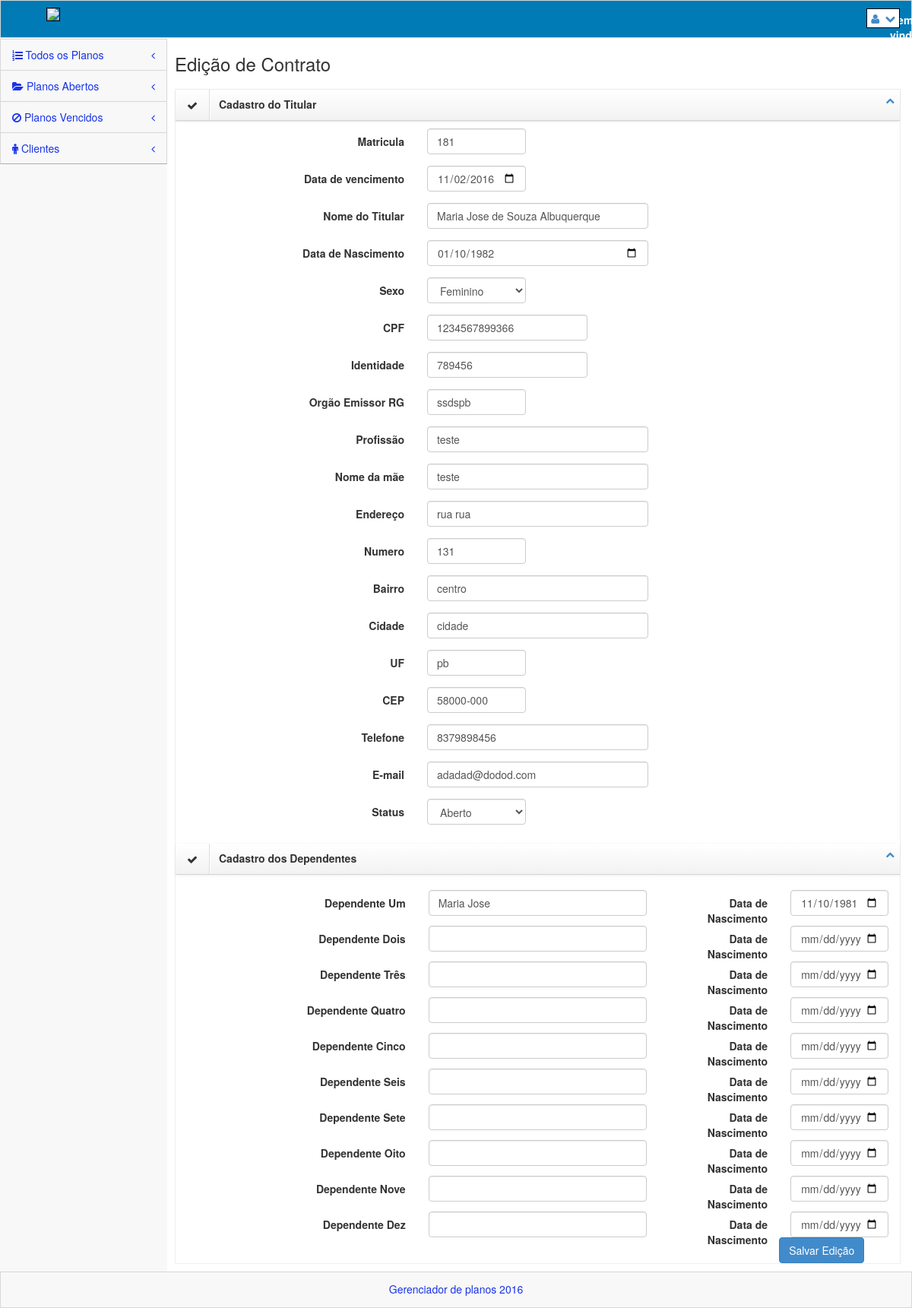
/views/editarcontrato.php?cod=181 (signed in), run on an earlier commit of the app's database.
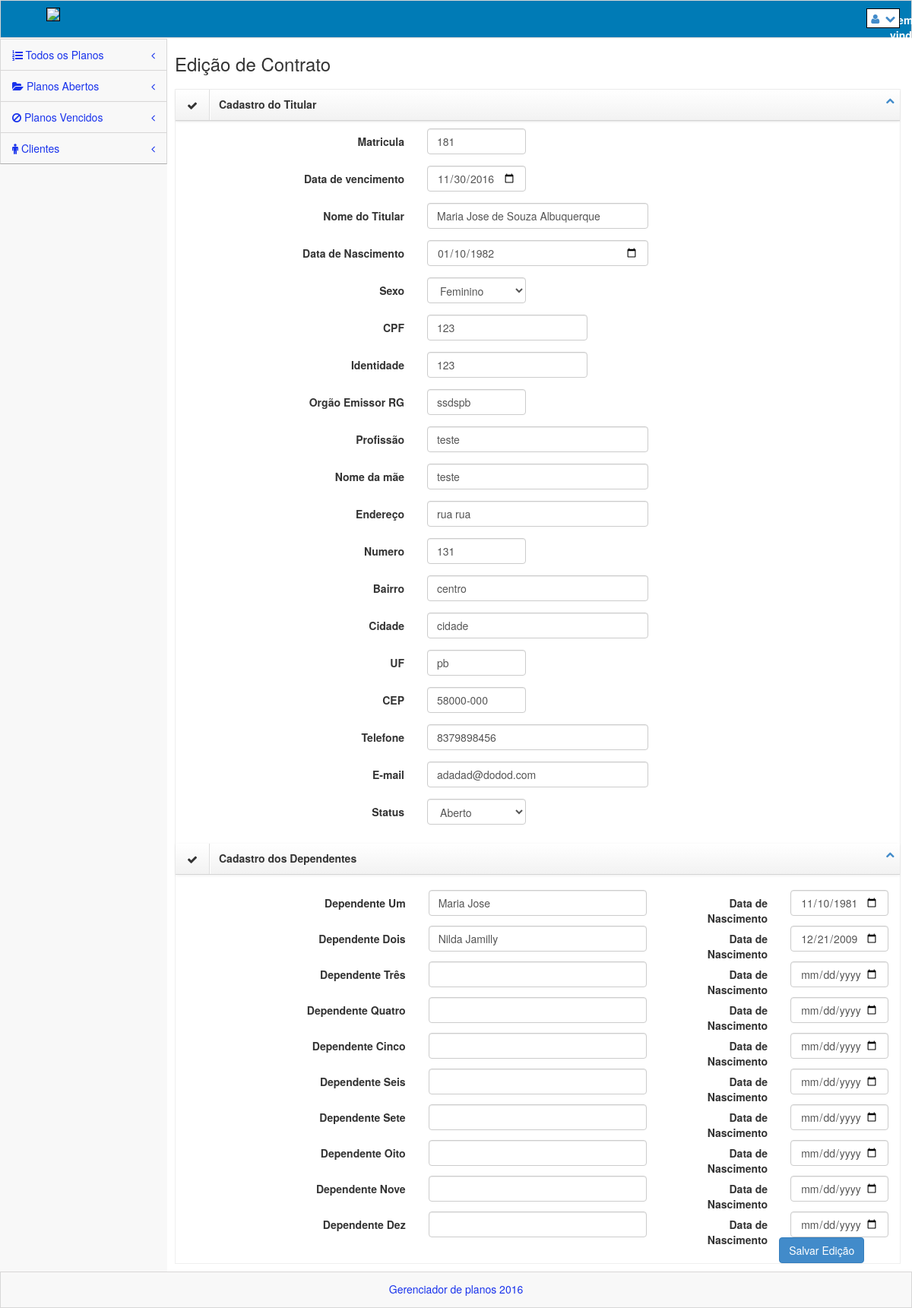
And on a later commit of the database.
### tables this page shows
CREATE TABLE `planos` (
  `id` int(11) NOT NULL,
  `matricula` varchar(50) NOT NULL,
  `dtabertura` date NOT NULL,
  `dtvencimento` date NOT NULL,
  `ntitular` varchar(200) NOT NULL,
  `sexo` varchar(20) NOT NULL,
  `dtnasc` date NOT NULL,
  `cpf` varchar(20) NOT NULL,
  `rg` varchar(20) NOT NULL,
  `org` varchar(10) NOT NULL,
  `profissao` varchar(30) NOT NULL,
  `mae` varchar(100) NOT NULL,
  `endereco` varchar(100) NOT NULL,
  `num` varchar(10) NOT NULL,
  `bairro` varchar(30) NOT NULL,
  `cidade` varchar(50) NOT NULL,
  `uf` varchar(5) NOT NULL,
  `cep` varchar(20) NOT NULL,
  `telefone` varchar(50) NOT NULL,
  `email` varchar(50) NOT NULL,
  `status` varchar(20) NOT NULL,
  `ndep1` varchar(200) NOT NULL,
  `data1` date DEFAULT NULL,
  `ndep2` varchar(200) NOT NULL,
  `data2` date NOT NULL,
  `ndep3` varchar(200) NOT NULL,
  `data3` date NOT NULL,
  `ndep4` varchar(200) NOT NULL,
  `data4` date NOT NULL,
  `ndep5` varchar(200) NOT NULL,
  `data5` date NOT NULL,
  `ndep6` varchar(200) NOT NULL,
  `data6` date NOT NULL,
  `ndep7` varchar(200) NOT NULL,
  `data7` date NOT NULL,
  `ndep8` varchar(200) NOT NULL,
  `data8` date NOT NULL,
  `ndep9` varchar(200) NOT NULL,
  `data9` date NOT NULL,
  `ndep10` varchar(200) NOT NULL,
  `data10` date NOT NULL
);

### model/Contrato.class.php (called while the page is built, shortened)
<?php
    require_once 'Conexao.class.php';
class Contrato{
    private $con;
    function __construct() {
        $conexao = new Conexao();
        $this->con = $conexao->getConexao();
    }
    function buscaContrato($mat){
        $result = $this->con->query("SELECT * FROM planos WHERE matricula = '{$mat}'");
        if($result->rowCount() > 0){
            return $result->fetch(PDO::FETCH_ASSOC);
        }
    }
}
?>

### model/Conexao.class.php (called while the page is built)
<?php
class Conexao {
    public static $instance;
    public static function getConexao() {
        if (!isset(self::$instance)) {
            self::$instance = new PDO('mysql:host=localhost;dbname=apcef', 'root', '');
        }
        return self::$instance;
}
}

### controller/Controller.class.php (called while the page is built, shortened)
<?php
class Controller {
    function buscarContrato($cod){
        $chm = new Contrato();
        $result = $chm->buscaContrato($cod);
        return $result;
    }
}

### views/editarcontrato.php (the view, shortened to what the changed rows need)
<?php
    include_once '../controller/Controller.class.php';
    include_once '../model/Contrato.class.php';
    $c = new Controller();
    $c->logouf();
    $mat = $_REQUEST['cod'];
    $contrato = $c->buscarContrato($mat);
?>
<!DOCTYPE html>
 <html lang="pt-br">
<head>
    <link rel="stylesheet" href="../plugins/bootstrap/css/bootstrap.css" />
    <link rel="stylesheet" href="../css/main.css" />
    <link rel="stylesheet" href="../css/theme.css" />
    <link rel="stylesheet" href="../css/MoneAdmin.css" />
    <link rel="stylesheet" href="../plugins/Font-Awesome/css/font-awesome.css" />
     <link rel="stylesheet" href="../plugins/validationengine/css/validationEngine.jquery.css" />
</head>
<body class="padTop53 ">
    <div id="wrap">
        <div id="content">
                <div class="inner">
                    <div class="row" >
                        <div class="col-lg-12">
                            <div class="box">
                                    <form action="#" class="form-horizontal" id="block-validate">
                                        <div id="collapseOne" class="accordion-body collapse in body">
                                        <div class="form-group" >
                                            <div class="col-lg-2">
                                                <input type="text" id="matricula" name="cod" value="<?php echo $contrato['matricula']; ?>" class="form-control"/>
                                            </div>
                                        </div>
                                            <div class="form-group" >
                                                <div class="col-lg-2">
                                                    <input type="date" id="dtvenc" name="dtvenc" value="<?php echo $contrato['dtvencimento']; ?>" class="form-control"/>
                                                </div>
                                            </div>
                                        <div class="form-group">
                                            <div class="col-lg-4">
                                                <input type="text" id="titular" name="ntitular" class="form-control" value="<?php echo $contrato['ntitular']; ?>"  />
                                            </div>
                                        </div>
                                        <div class="form-group">
                                            <div class="col-lg-4">
                                                <input type="date" id="dtnasc" name="dtnasc" class="form-control" value="<?php echo $contrato['dtnasc']; ?>"/>
                                            </div>
                                        </div>
                                            <div class="form-group">
                                            <div class="col-lg-3">
                                                <input type="text" id="cpf" name="cpf" class="form-control" value="<?php echo $contrato['cpf']; ?>" />
                                            </div>
                                        </div>
                                        <div class="form-group">
                                            <div class="col-lg-3">
                                                <input type="text" id="rg" name="rg" class="form-control" value="<?php echo $contrato['rg']; ?>" />
                                            </div>
                                        </div>
                                        <div class="form-group">
                                            <div class="col-lg-2">
                                                <input type="text" id="org" name="org" class="form-control" value="<?php echo $contrato['org']; ?>" />
                                            </div>
                                        </div>
                                        <div class="form-group">
                                            <div class="col-lg-4">
                                                <input type="text" id="profissao" name="profissao" class="form-control" value="<?php echo $contrato['profissao']; ?>" />
                                            </div>
                                        </div>
                                        <div class="form-group">
                                            <div class="col-lg-4">
                                                <input type="text" id="mae" name="mae" class="form-control" value="<?php echo $contrato['mae']; ?>"/>
                                            </div>
                                        </div>
                                        <div class="form-group">
                                            <div class="col-lg-4">
                                                <input type="text" id="end" name="end" class="form-control" value="<?php echo $contrato['endereco']; ?>"/>
                                            </div>
                                        </div>
                                        <div class="form-group">
                                            <div class="col-lg-2">
                                                <input type="text" id="num" name="num" class="form-control" value="<?php echo $contrato['num']; ?>"/>
                                            </div>
                                        </div>
                                        <div class="form-group">
                                            <div class="col-lg-4">
                                                <input type="text" id="bairro" name="bairro" class="form-control" value="<?php echo $contrato['bairro']; ?>"/>
                                            </div>
                                        </div>
                                        <div class="form-group">
                                            <div class="col-lg-4">
                                                <input type="text" id="cidade" name="cidade" class="form-control" value="<?php echo $contrato['cidade']; ?>"/>
                                            </div>
                                        </div>
                                        <div class="form-group">
                                            <div class="col-lg-2">
                                                <input type="text" id="uf" name="uf" class="form-control" value="<?php echo $contrato['uf']; ?>"/>
                                            </div>
                                        </div>
                                        <div class="form-group">
                                            <div class="col-lg-2">
                                                <input type="text" id="cep" name="cep" class="form-control" value="<?php echo $contrato['cep']; ?>"/>
                                            </div>
                                        </div>
                                        <div class="form-group">
                                            <div class="col-lg-4">
                                                <input type="text" id="telefone" name="telefone" class="form-control" value="<?php echo $contrato['telefone']; ?>"/>
                                            </div>
                                        </div>
                                        <div class="form-group">
                                            <div class="col-lg-4">
                                                <input type="email" id="email" name="email" class="form-control" value="<?php echo $contrato['email']; ?>"/>
                                            </div>
                                        </div>
                                            <div class="form-group">
                                                <div class="col-lg-2">
                                                    <select name="status" id="ption" class="validate[required] form-control" required>
                                                        <?php if($contrato['status'] == 'aberto'): ?>
                                                        <option value="aberto">Aberto</option>
                                                        <?php endif; ?>
                                                    </select>
                                                </div>
                                            </div>
                                        </div>
                                        <br />
                                        <div class="col-lg-4">
                                            <input type="text" id="dp1" name="dp1" class="form-control" value="<?php echo $contrato['ndep1']; ?>"/>
                                        </div>
                                        <div class="col-lg-2">
                                            <input type="date" id="dtnasc1" name="dtnasc1" class="form-control" value="<?php echo $contrato['data1']; ?>">
                                        </div>
                                        <div class="col-lg-4">
                                            <input type="text" id="dp2" name="dp2" class="form-control" value="<?php echo $contrato['ndep2']; ?>"/>
                                        </div>
                                        <div class="col-lg-2">
                                            <input type="date" id="dtnasc2" name="dtnasc2" class="form-control" value="<?php echo $contrato['data2']; ?>"/>
                                        </div>
                                        <div class="col-lg-2">
                                            <input type="date" id="dtnasc3" name="dtnasc3" class="form-control" value="<?php echo $contrato['data3']; ?>"/>
                                        </div>
                                        <div class="col-lg-2">
                                            <input type="date" id="dtnasc4" name="dtnasc4" class="form-control" value="<?php echo $contrato['data4']; ?>"/>
                                        </div>
                                        <div class="col-lg-2">
                                            <input type="date" id="dtnasc5" name="dtnasc5" class="form-control" value="<?php echo $contrato['data5']; ?>"/>
                                        </div>
                                        <div class="col-lg-2">
                                            <input type="date" id="dtnasc6" name="dtnasc6" class="form-control" value="<?php echo $contrato['data6']; ?>"/>
                                        </div>
                                        <div class="col-lg-2">
                                            <input type="date" id="dtnasc7" name="dtnasc7" class="form-control" value="<?php echo $contrato['data7']; ?>"/>
                                        </div>
                                        <div class="col-lg-2">
                                            <input type="date" id="dtnasc8" name="dtnasc8" class="form-control" value="<?php echo $contrato['data8']; ?>"/>
                                        </div>
                                        <div class="col-lg-2">
                                            <input type="date" id="dtnasc9" name="dtnasc9" class="form-control" value="<?php echo $contrato['data9']; ?>"/>
                                        </div>
                                        <div class="col-lg-2">
                                            <input type="date" id="dtnasc10" name="dtnasc10" class="form-control" value="<?php echo $contrato['data10']; ?>"/>
                                        </div>
                                    </form>
                            </div>
                        </div>
                    </div>
                    </div>
                </div>
        </div>
</body>
</html>

What changed in the data, as far as the page shows it:
changed planos "Maria Jose de Souza Albuquerque": dtvenc "11/02/2016" → "11/30/2016"; cpf "1234567899366" → "123"; rg "789456" → "123"; dp2 (not shown) → "Nilda Jamilly"; dtnasc2 (not shown) → "12/21/2009"
